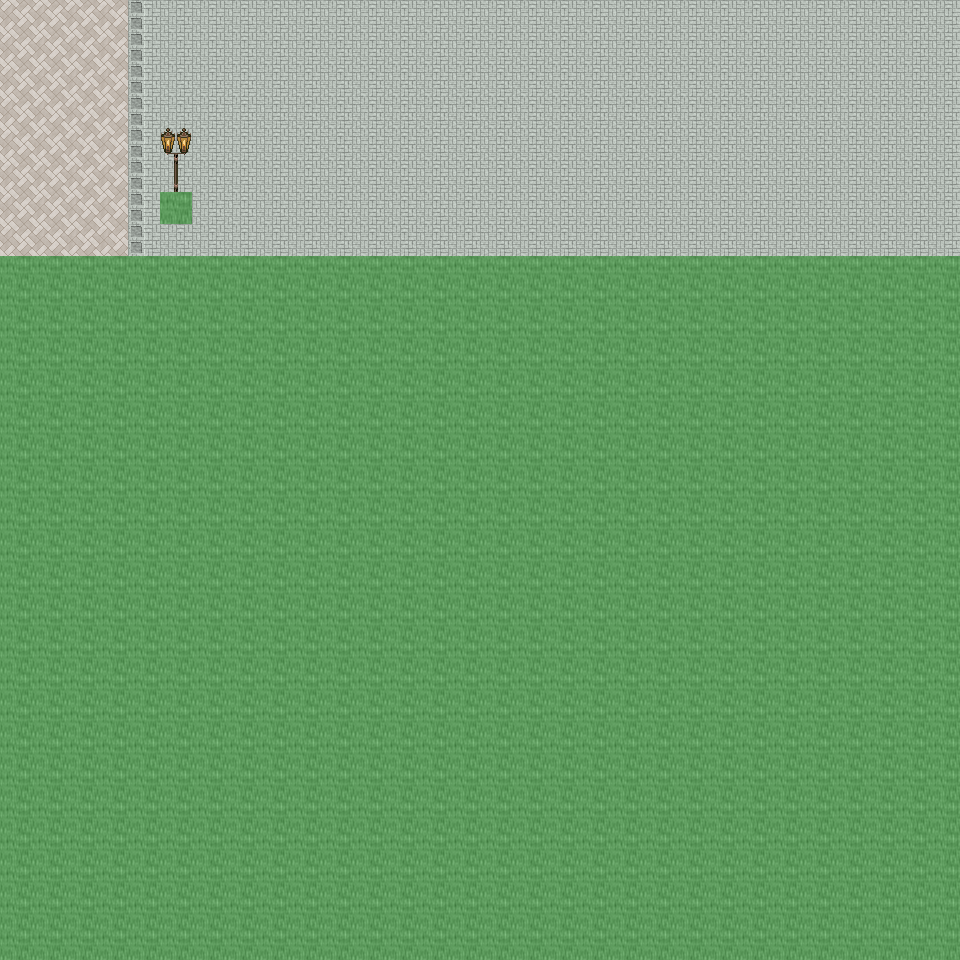

Rendered tile map (Tiled .tmx) drawn with the repository's tilesets; below, a short description and the map source with its tile grids summarised:
An orthogonal 30x30 tile map with 32x32 px tiles, 6 tile layers (Ground, Object, Object2, Above, ...), 44 tilesets and 3 objects (3x mapchange).

<map version="1.0" orientation="orthogonal" renderorder="right-down" width="30" height="30" tilewidth="32" tileheight="32" nextobjectid="4">
  <tileset firstgid="1" name="tileset_ground_ground" tilewidth="32" tileheight="32" tilecount="33" columns="3">
    <image source="../drawable/tileset_ground_ground.png" width="96" height="352" />
  </tileset>
  <tileset firstgid="34" name="tileset_building_castle" tilewidth="32" tileheight="32" tilecount="320" columns="20">
    <image source="../drawable/tileset_building_castle.png" width="640" height="512" />
  </tileset>
  <tileset firstgid="354" name="tileset_furniture_carpet_carpets_2" tilewidth="32" tileheight="32" tilecount="20" columns="4">
    <image source="../drawable/tileset_furniture_carpet_carpets_2.png" width="128" height="160" />
  </tileset>
  <tileset firstgid="374" name="tileset_ground_indoor_tiles" tilewidth="32" tileheight="32" tilecount="8" columns="2">
    <image source="../drawable/tileset_ground_indoor_tiles.png" width="64" height="128" />
  </tileset>
  <tileset firstgid="382" name="tileset_ground_water_pool" tilewidth="32" tileheight="32" tilecount="72" columns="3">
    <image source="../drawable/tileset_ground_water_pool.png" width="96" height="768" />
  </tileset>
  <tileset firstgid="454" name="tileset_ground_brown_paving" tilewidth="32" tileheight="32" tilecount="2" columns="2">
    <image source="../drawable/tileset_ground_brown_paving.png" width="64" height="32" />
  </tileset>
  <tileset firstgid="456" name="tileset_ground_spikes" tilewidth="32" tileheight="32" tilecount="1" columns="1">
    <image source="../drawable/tileset_ground_spikes.png" width="32" height="32" />
  </tileset>
  <tileset firstgid="457" name="tileset_ground_ridge_earth_dark" tilewidth="32" tileheight="32" tilecount="96" columns="12">
    <image source="../drawable/tileset_ground_ridge_earth_dark.png" width="384" height="256" />
  </tileset>
  <tileset firstgid="553" name="tileset_plant_grasses" tilewidth="32" tileheight="32" tilecount="6" columns="3">
    <image source="../drawable/tileset_plant_grasses.png" width="96" height="64" />
  </tileset>
  <tileset firstgid="559" name="tileset_ground_water_pool_corners" tilewidth="32" tileheight="32" tilecount="72" columns="3">
    <image source="../drawable/tileset_ground_water_pool_corners.png" width="96" height="768" />
  </tileset>
  <tileset firstgid="631" name="tileset_building_fence_fence_chunky" tilewidth="32" tileheight="32" tilecount="21" columns="3">
    <image source="../drawable/tileset_building_fence_fence_chunky.png" width="96" height="224" />
  </tileset>
  <tileset firstgid="652" name="tileset_ground_earth_edges" tilewidth="32" tileheight="32" tilecount="18" columns="6">
    <image source="../drawable/tileset_ground_earth_edges.png" width="192" height="96" />
  </tileset>
  <tileset firstgid="670" name="tileset_ground_rock_pebbles" tilewidth="32" tileheight="32" tilecount="3" columns="1">
    <image source="../drawable/tileset_ground_rock_pebbles.png" width="32" height="96" />
  </tileset>
  <tileset firstgid="673" name="tileset_ground_square_patch" tilewidth="32" tileheight="32" tilecount="9" columns="3">
    <image source="../drawable/tileset_ground_square_patch.png" width="96" height="96" />
  </tileset>
  <tileset firstgid="682" name="tileset_plant_leaves" tilewidth="32" tileheight="32" tilecount="8" columns="4">
    <image source="../drawable/tileset_plant_leaves.png" width="128" height="64" />
  </tileset>
  <tileset firstgid="690" name="tileset_item_corpse_skull_dark" tilewidth="32" tileheight="32" tilecount="2" columns="2">
    <image source="../drawable/tileset_item_corpse_skull_dark.png" width="64" height="32" />
  </tileset>
  <tileset firstgid="692" name="tileset_item_corpse_skeleton" tilewidth="32" tileheight="32" tilecount="4" columns="2">
    <image source="../drawable/tileset_item_corpse_skeleton.png" width="64" height="64" />
  </tileset>
  <tileset firstgid="696" name="tileset_furniture_table_grey_fancy" tilewidth="32" tileheight="32" tilecount="9" columns="3">
    <image source="../drawable/tileset_furniture_table_grey_fancy.png" width="96" height="96" />
  </tileset>
  <tileset firstgid="705" name="tileset_furniture_table_grey_long" tilewidth="32" tileheight="32" tilecount="4" columns="2">
    <image source="../drawable/tileset_furniture_table_grey_long.png" width="64" height="64" />
  </tileset>
  <tileset firstgid="709" name="tileset_furniture_table_grey_plain" tilewidth="32" tileheight="32" tilecount="9" columns="3">
    <image source="../drawable/tileset_furniture_table_grey_plain.png" width="96" height="96" />
  </tileset>
  <tileset firstgid="718" name="tileset_item_gothic_slab" tilewidth="32" tileheight="32" tilecount="1" columns="1">
    <image source="../drawable/tileset_item_gothic_slab.png" width="32" height="32" />
  </tileset>
  <tileset firstgid="719" name="tileset_logic_creature_gnome" tilewidth="32" tileheight="32" tilecount="6" columns="6">
    <image source="../drawable/tileset_logic_creature_gnome.png" width="192" height="32" />
  </tileset>
  <tileset firstgid="725" name="tileset_logic_collision" tilewidth="32" tileheight="32" tilecount="1" columns="1">
    <image source="../drawable/tileset_logic_collision.png" width="32" height="32" />
  </tileset>
  <tileset firstgid="726" name="tileset_ground_water_pool_deep" tilewidth="32" tileheight="32" tilecount="72" columns="3">
    <image source="../drawable/tileset_ground_water_pool_deep.png" width="96" height="768" />
  </tileset>
  <tileset firstgid="798" name="tileset_object_suspension_bridge" tilewidth="32" tileheight="32" tilecount="24" columns="3">
    <image source="../drawable/tileset_object_suspension_bridge.png" width="96" height="256" />
  </tileset>
  <tileset firstgid="822" name="tileset_plant_flower_daisy_blue" tilewidth="32" tileheight="32" tilecount="8" columns="2">
    <image source="../drawable/tileset_plant_flower_daisy_blue.png" width="64" height="128" />
  </tileset>
  <tileset firstgid="830" name="tileset_plant_flower_daisy_red" tilewidth="32" tileheight="32" tilecount="8" columns="2">
    <image source="../drawable/tileset_plant_flower_daisy_red.png" width="64" height="128" />
  </tileset>
  <tileset firstgid="838" name="tileset_plant_flower_daisy_white" tilewidth="32" tileheight="32" tilecount="8" columns="2">
    <image source="../drawable/tileset_plant_flower_daisy_white.png" width="64" height="128" />
  </tileset>
  <tileset firstgid="846" name="tileset_plant_flower_daisy_yellow" tilewidth="32" tileheight="32" tilecount="8" columns="2">
    <image source="../drawable/tileset_plant_flower_daisy_yellow.png" width="64" height="128" />
  </tileset>
  <tileset firstgid="854" name="tileset_plant_tree_tree_green" tilewidth="32" tileheight="32" tilecount="88" columns="8">
    <image source="../drawable/tileset_plant_tree_tree_green.png" width="256" height="352" />
  </tileset>
  <tileset firstgid="942" name="tileset_item_banners_flag" tilewidth="32" tileheight="32" tilecount="12" columns="3">
    <image source="../drawable/tileset_item_banners_flag.png" width="96" height="128" />
  </tileset>
  <tileset firstgid="954" name="tileset_item_flagpole" tilewidth="32" tileheight="32" tilecount="3" columns="1">
    <image source="../drawable/tileset_item_flagpole.png" width="32" height="96" />
  </tileset>
  <tileset firstgid="957" name="tileset_furniture_chair_bench_white" tilewidth="32" tileheight="32" tilecount="8" columns="2">
    <image source="../drawable/tileset_furniture_chair_bench_white.png" width="64" height="128" />
  </tileset>
  <tileset firstgid="965" name="tileset_item_statue_flowered_arch" tilewidth="32" tileheight="32" tilecount="24" columns="6">
    <image source="../drawable/tileset_item_statue_flowered_arch.png" width="192" height="128" />
  </tileset>
  <tileset firstgid="989" name="tileset_building_decoration_block" tilewidth="32" tileheight="32" tilecount="2" columns="2">
    <image source="../drawable/tileset_building_decoration_block.png" width="64" height="32" />
  </tileset>
  <tileset firstgid="991" name="tileset_building_decoration_orbpedestal" tilewidth="32" tileheight="32" tilecount="2" columns="1">
    <image source="../drawable/tileset_building_decoration_orbpedestal.png" width="32" height="64" />
  </tileset>
  <tileset firstgid="993" name="tileset_item_statue_urn_with_flowers" tilewidth="32" tileheight="32" tilecount="2" columns="1">
    <image source="../drawable/tileset_item_statue_urn_with_flowers.png" width="32" height="64" />
  </tileset>
  <tileset firstgid="995" name="tileset_building_decoration_pool" tilewidth="32" tileheight="32" tilecount="9" columns="3">
    <image source="../drawable/tileset_building_decoration_pool.png" width="96" height="96" />
  </tileset>
  <tileset firstgid="1004" name="tileset_item_statue_romanic_art1" tilewidth="32" tileheight="32" tilecount="4" columns="2">
    <image source="../drawable/tileset_item_statue_romanic_art1.png" width="64" height="64" />
  </tileset>
  <tileset firstgid="1008" name="tileset_building_wall_int_clay" tilewidth="32" tileheight="32" tilecount="100" columns="10">
    <image source="../drawable/tileset_building_wall_int_clay.png" width="320" height="320" />
  </tileset>
  <tileset firstgid="1108" name="tileset_ground_green_paving" tilewidth="32" tileheight="32" tilecount="18" columns="3">
    <image source="../drawable/tileset_ground_green_paving.png" width="96" height="192" />
  </tileset>
  <tileset firstgid="1126" name="tileset_furniture_other_stick" tilewidth="32" tileheight="32" tilecount="2" columns="1">
    <image source="../drawable/tileset_furniture_other_stick.png" width="32" height="64" />
  </tileset>
  <tileset firstgid="1128" name="tileset_item_scrying_orb" tilewidth="32" tileheight="32" tilecount="8" columns="8">
    <image source="../drawable/tileset_item_scrying_orb.png" width="256" height="32" />
  </tileset>
  <tileset firstgid="1136" name="tileset_furniture_light_lamp_bronze" tilewidth="32" tileheight="32" tilecount="3" columns="1">
    <image source="../drawable/tileset_furniture_light_lamp_bronze.png" width="32" height="96" />
  </tileset>
  <layer name="Ground" width="30" height="30">
    <data>[900 cells, 240 non-empty, 2 distinct tile ids]</data>
  </layer>
  <layer name="Object" width="30" height="30">
    <data>[900 cells, 59 non-empty, 3 distinct tile ids]</data>
  </layer>
  <layer name="Object2" width="30" height="30">
    <data>[900 cells, 0 non-empty, 0 distinct tile ids]</data>
  </layer>
  <layer name="Above" width="30" height="30">
    <data>[900 cells, 2 non-empty, 2 distinct tile ids]</data>
  </layer>
  <layer name="Above2" width="30" height="30">
    <data>[900 cells, 0 non-empty, 0 distinct tile ids]</data>
  </layer>
  <layer name="Walkable" width="30" height="30">
    <data>[900 cells, 661 non-empty, 1 distinct tile ids]</data>
  </layer>
  <objectgroup name="MapEvents">
    <object id="1" name="north" type="mapchange" x="0" y="0" width="960" height="32">
      <properties>
        <property name="map" value="0_ados_mountain_n2_w2_x3_y3" />
        <property name="place" value="south" />
      </properties>
    </object>
    <object id="2" name="west" type="mapchange" x="0" y="0" width="32" height="256">
      <properties>
        <property name="map" value="0_ados_mountain_n2_w2_x2_y4" />
        <property name="place" value="east" />
      </properties>
    </object>
    <object id="3" name="east" type="mapchange" x="928" y="0" width="32" height="256">
      <properties>
        <property name="map" value="0_ados_mountain_n2_w2_x4_y4" />
        <property name="place" value="west" />
      </properties>
    </object>
  </objectgroup>
</map>
